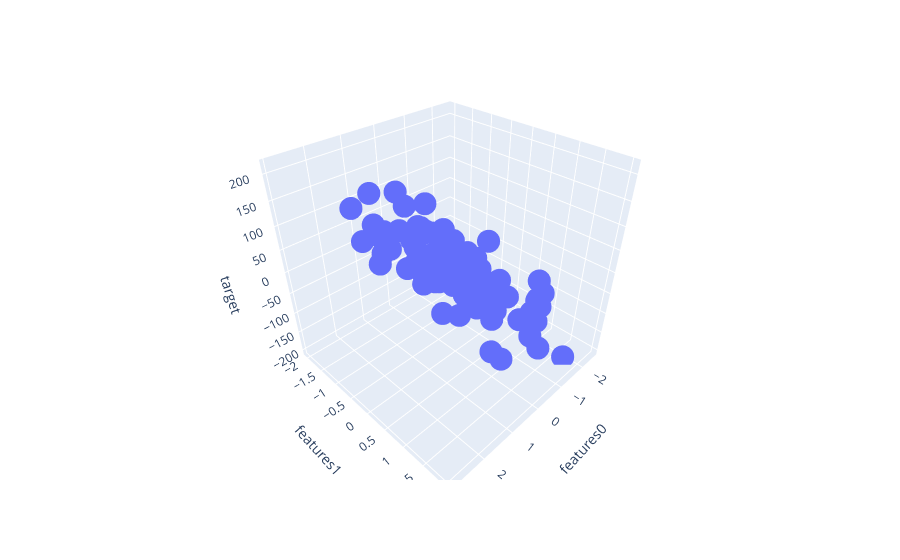

The notebook cell saved with this chart:
### Code cell
fig= px.scatter_3d(df,x='features0',y='features1',z='target')
fig.show()
